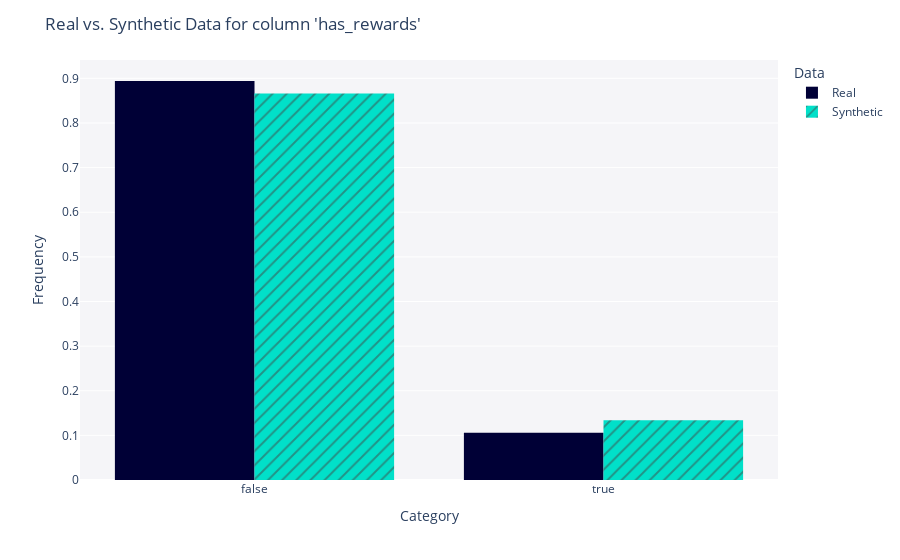
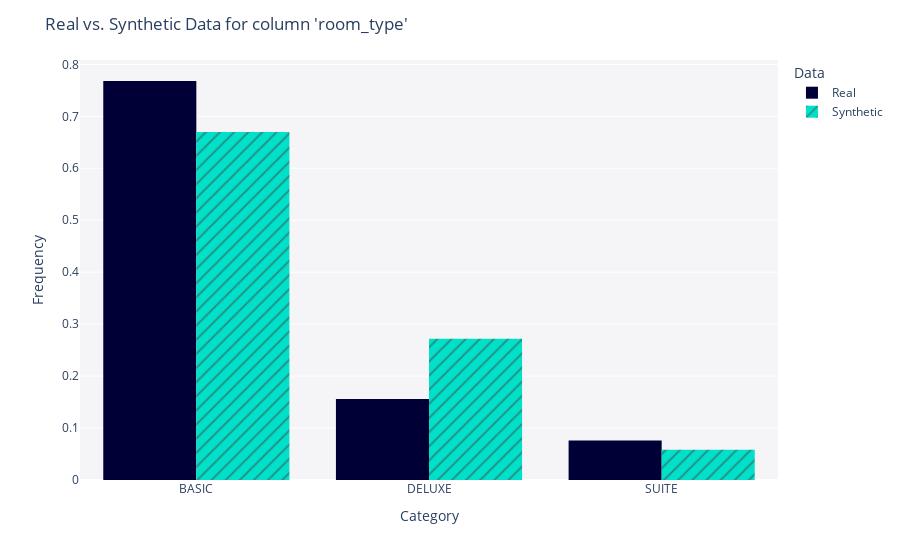
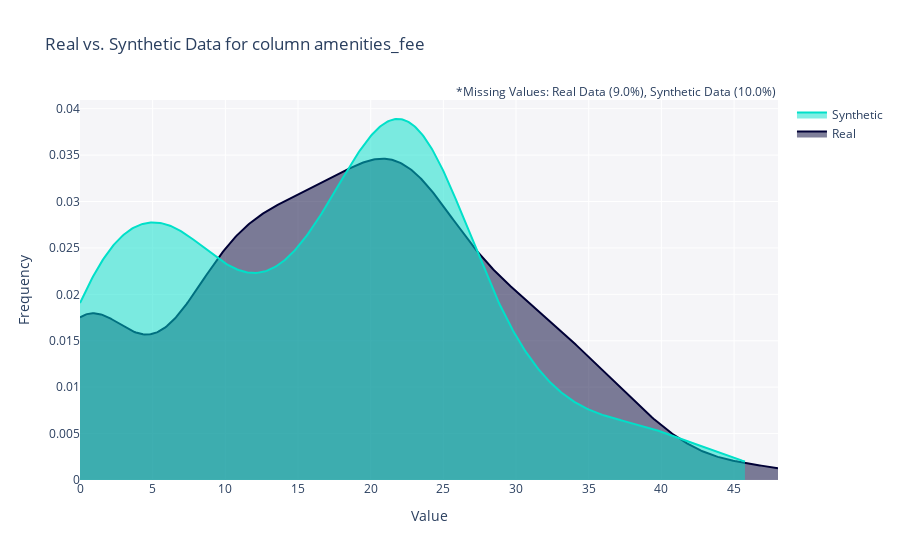
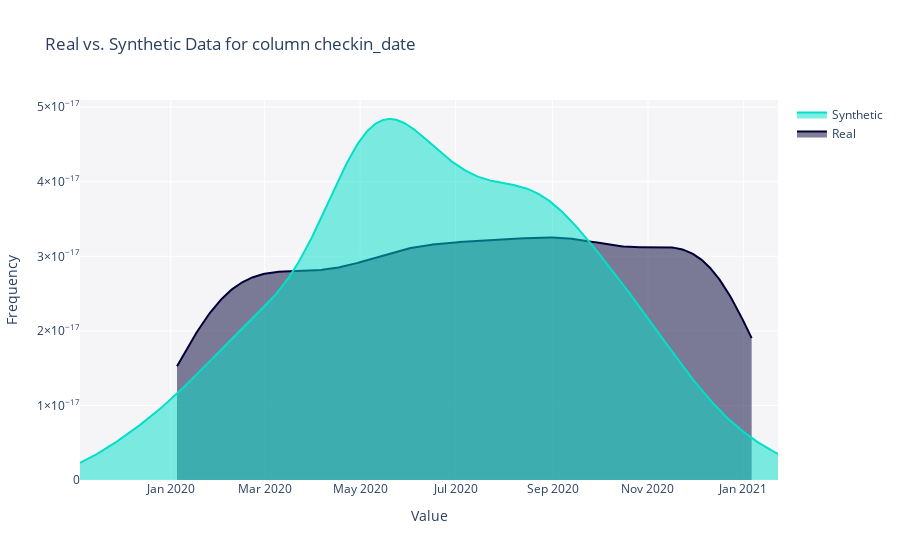

The notebook cell these images were saved under, in order:
### Markdown cell above
## 2.5 Visualizing the Data
For more insights, we can visualize the real vs. synthetic data.

Let's perform a 1D visualization comparing a column of the real data to the synthetic data.

### Code cell
for column in real_data.columns:
    try:
        fig = get_column_plot(
            real_data=real_data,
            synthetic_data=synthetic_data,
            column_name=column,
            metadata=metadata
        )   

        fig.show()
    except:
        pass

### Figure 1 — Plotly figure (JSON) as saved in the notebook; plotly's stock layout.template omitted (floating-point values rounded to 4 significant figures; data arrays with more than 128 entries replaced by an {"elided": "..."} marker saying what was removed)
{"data": [{"alignmentgroup": "True", "bingroup": "x", "histnorm": "probability density", "hovertemplate": "<b>Real</b><br>Frequency: %{y}<extra></extra>", "legendgroup": "Real", "marker": {"color": "#000036", "pattern": {"shape": ""}}, "name": "Real", "offsetgroup": "Real", "orientation": "v", "showlegend": true, "type": "histogram", "x": {"elided": "500 bool values"}, "xaxis": "x", "yaxis": "y"}, {"alignmentgroup": "True", "bingroup": "x", "histnorm": "probability density", "hovertemplate": "<b>Synthetic</b><br>Frequency: %{y}<extra></extra>", "legendgroup": "Synthetic", "marker": {"color": "#01E0C9", "pattern": {"shape": "/"}}, "name": "Synthetic", "offsetgroup": "Synthetic", "orientation": "v", "showlegend": true, "type": "histogram", "x": {"elided": "500 bool values"}, "xaxis": "x", "yaxis": "y"}], "layout": {"barmode": "group", "legend": {"title": {"text": "Data"}, "tracegroupgap": 0}, "margin": {"t": 60}, "plot_bgcolor": "#F5F5F8", "title": {"text": "Real vs. Synthetic Data for column 'has_rewards'"}, "xaxis": {"anchor": "y", "domain": [0, 1], "title": {"text": "Category"}}, "yaxis": {"anchor": "x", "domain": [0, 1], "title": {"text": "Frequency"}}}}

### Figure 2 — Plotly figure (JSON) as saved in the notebook; plotly's stock layout.template omitted (floating-point values rounded to 4 significant figures; data arrays with more than 128 entries replaced by an {"elided": "..."} marker saying what was removed)
{"data": [{"alignmentgroup": "True", "bingroup": "x", "histnorm": "probability density", "hovertemplate": "<b>Real</b><br>Frequency: %{y}<extra></extra>", "legendgroup": "Real", "marker": {"color": "#000036", "pattern": {"shape": ""}}, "name": "Real", "offsetgroup": "Real", "orientation": "v", "showlegend": true, "type": "histogram", "x": {"elided": "500 str values"}, "xaxis": "x", "yaxis": "y"}, {"alignmentgroup": "True", "bingroup": "x", "histnorm": "probability density", "hovertemplate": "<b>Synthetic</b><br>Frequency: %{y}<extra></extra>", "legendgroup": "Synthetic", "marker": {"color": "#01E0C9", "pattern": {"shape": "/"}}, "name": "Synthetic", "offsetgroup": "Synthetic", "orientation": "v", "showlegend": true, "type": "histogram", "x": {"elided": "500 str values"}, "xaxis": "x", "yaxis": "y"}], "layout": {"barmode": "group", "legend": {"title": {"text": "Data"}, "tracegroupgap": 0}, "margin": {"t": 60}, "plot_bgcolor": "#F5F5F8", "title": {"text": "Real vs. Synthetic Data for column 'room_type'"}, "xaxis": {"anchor": "y", "domain": [0, 1], "title": {"text": "Category"}}, "yaxis": {"anchor": "x", "domain": [0, 1], "title": {"text": "Frequency"}}}}

### Figure 3 — Plotly figure (JSON) as saved in the notebook; plotly's stock layout.template omitted (floating-point values rounded to 4 significant figures; data arrays with more than 128 entries replaced by an {"elided": "..."} marker saying what was removed)
{"data": [{"fill": "tozeroy", "hovertemplate": "<b>Real</b><br>Value: %{x}<br>Frequency: %{y}<extra></extra>", "legendgroup": "Real", "marker": {"color": "#000036"}, "mode": "lines", "name": "Real", "showlegend": true, "type": "scatter", "x": {"elided": "500 float values"}, "xaxis": "x", "y": {"elided": "500 float values"}, "yaxis": "y"}, {"fill": "tozeroy", "hovertemplate": "<b>Synthetic</b><br>Value: %{x}<br>Frequency: %{y}<extra></extra>", "legendgroup": "Synthetic", "marker": {"color": "#01E0C9"}, "mode": "lines", "name": "Synthetic", "showlegend": true, "type": "scatter", "x": {"elided": "500 float values"}, "xaxis": "x", "y": {"elided": "500 float values"}, "yaxis": "y"}], "layout": {"annotations": [{"showarrow": false, "text": "*Missing Values: Real Data (9.0%), Synthetic Data (10.0%)", "x": 1, "xref": "paper", "y": 1.05, "yref": "paper"}], "barmode": "overlay", "hovermode": "closest", "legend": {"traceorder": "reversed"}, "plot_bgcolor": "#F5F5F8", "title": {"text": "Real vs. Synthetic Data for column amenities_fee"}, "xaxis": {"anchor": "y2", "domain": [0, 1], "title": {"text": "Value"}, "zeroline": false}, "yaxis": {"anchor": "free", "domain": [0, 1], "position": 0, "title": {"text": "Frequency"}}}}

### Figure 4 — Plotly figure (JSON) as saved in the notebook; plotly's stock layout.template omitted (floating-point values rounded to 4 significant figures; data arrays with more than 128 entries replaced by an {"elided": "..."} marker saying what was removed)
{"data": [{"fill": "tozeroy", "hovertemplate": "<b>Real</b><br>Value: %{x}<br>Frequency: %{y}<extra></extra>", "legendgroup": "Real", "marker": {"color": "#000036"}, "mode": "lines", "name": "Real", "showlegend": true, "type": "scatter", "x": {"elided": "500 str values"}, "xaxis": "x", "y": {"elided": "500 float values"}, "yaxis": "y"}, {"fill": "tozeroy", "hovertemplate": "<b>Synthetic</b><br>Value: %{x}<br>Frequency: %{y}<extra></extra>", "legendgroup": "Synthetic", "marker": {"color": "#01E0C9"}, "mode": "lines", "name": "Synthetic", "showlegend": true, "type": "scatter", "x": {"elided": "500 str values"}, "xaxis": "x", "y": {"elided": "500 float values"}, "yaxis": "y"}], "layout": {"barmode": "overlay", "hovermode": "closest", "legend": {"traceorder": "reversed"}, "plot_bgcolor": "#F5F5F8", "title": {"text": "Real vs. Synthetic Data for column checkin_date"}, "xaxis": {"anchor": "y2", "domain": [0, 1], "title": {"text": "Value"}, "zeroline": false}, "yaxis": {"anchor": "free", "domain": [0, 1], "position": 0, "title": {"text": "Frequency"}}}}
